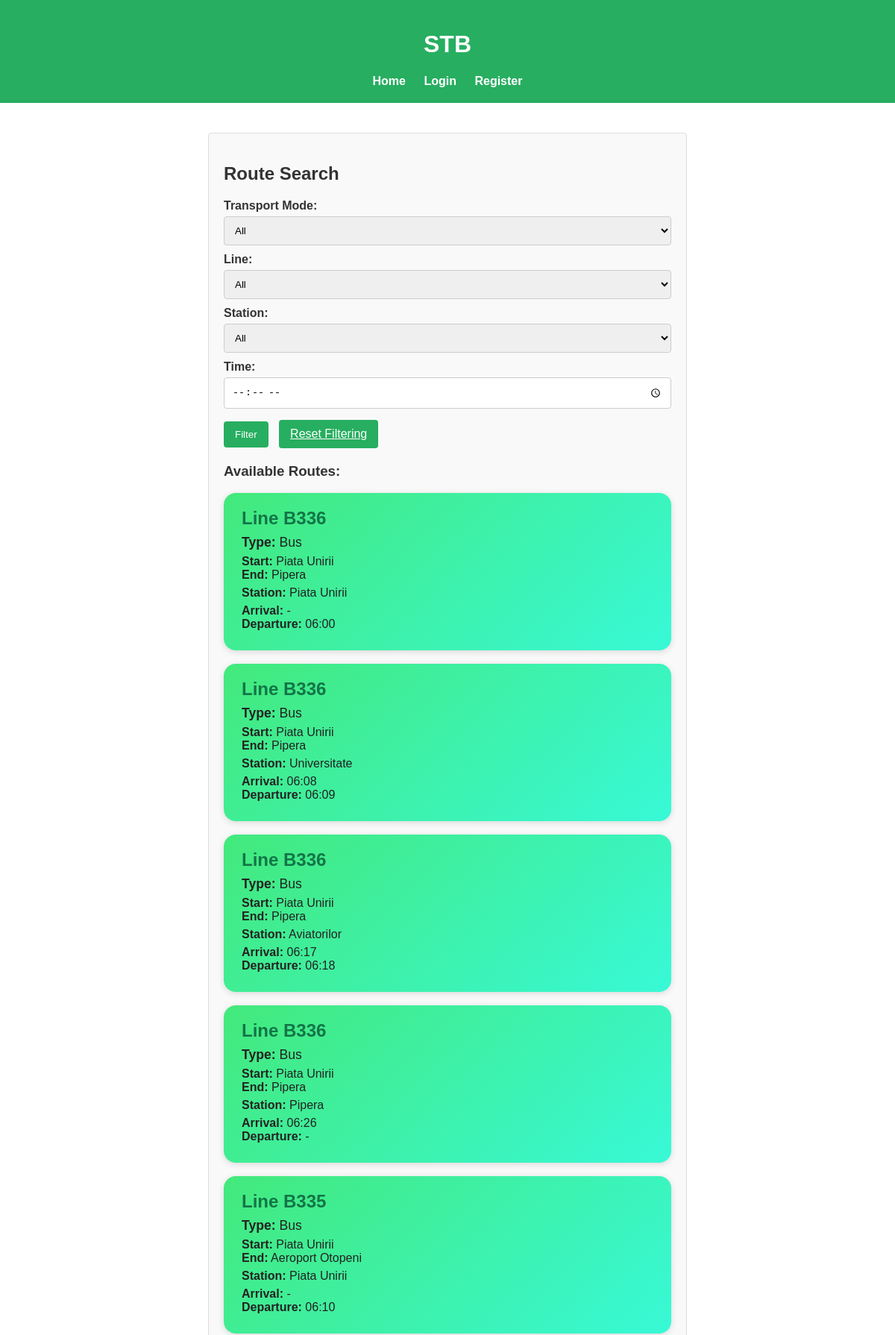
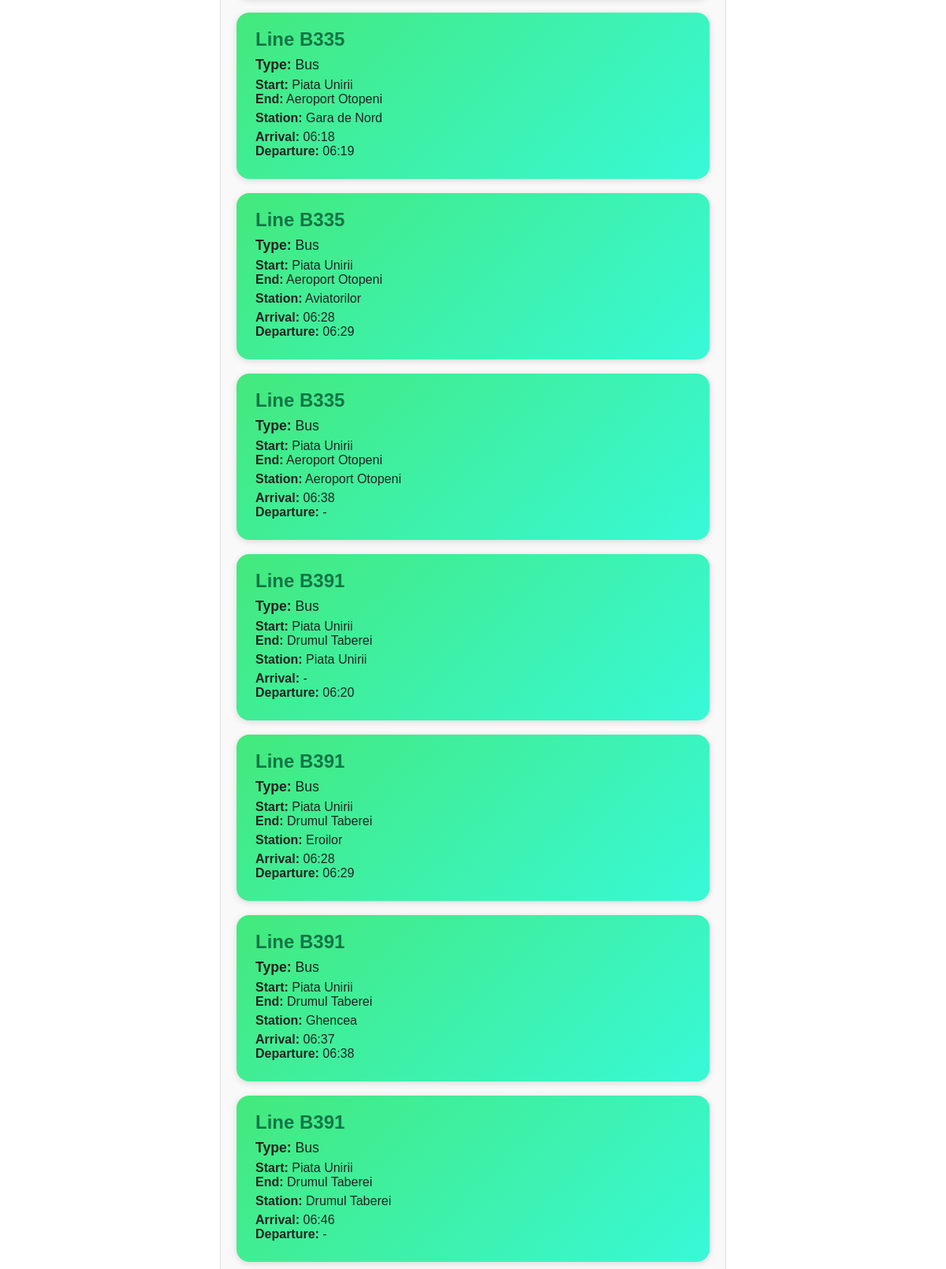
The page /route_search (upper part) on the database its author committed (2 pictures, top to bottom).
### tables this page shows
CREATE TABLE route_stations (
  route_id       VARCHAR(10)  REFERENCES routes(route_id),
  station_order  INT          NOT NULL,
  station_name   VARCHAR(50)  NOT NULL,
  arrival_time   TIME,
  departure_time TIME,
  PRIMARY KEY (route_id, station_order)
);

CREATE TABLE routes (
  route_id       VARCHAR(10)  PRIMARY KEY,
  transport_type VARCHAR(10)  NOT NULL,
  start_station  VARCHAR(50)  NOT NULL,
  end_station    VARCHAR(50)  NOT NULL
);

### app.py (the view)
@app.route('/route_search', methods=['GET', 'POST'])
def route_search():
    with db.engine.connect() as conn:
        routes = conn.execute(text("SELECT * FROM routes")).fetchall()
        stations = conn.execute(text("SELECT DISTINCT station_name FROM route_stations")).fetchall()
        transport_types = conn.execute(text("SELECT DISTINCT transport_type FROM routes")).fetchall()
        route_ids = conn.execute(text("SELECT DISTINCT route_id FROM routes")).fetchall()
        selected_mode = request.args.get('mode')
        selected_station = request.args.get('station')
        selected_time = request.args.get('time')
        query = "SELECT r.*, rs.station_name, rs.arrival_time, rs.departure_time FROM routes r JOIN route_stations rs ON r.route_id = rs.route_id WHERE 1=1"
        params = {}
        if selected_mode:
            query += " AND r.transport_type = :mode"
            params['mode'] = selected_mode
        if selected_station:
            query += " AND rs.station_name = :station"
            params['station'] = selected_station
        if selected_time:
            query += " AND (rs.arrival_time = :time OR rs.departure_time = :time)"
            params['time'] = selected_time
        filtered_routes = conn.execute(text(query), params).fetchall()
    return render_template(
        'route_search.html',
        routes=filtered_routes,
        all_lines=[row[0] for row in route_ids],
        all_modes=[row[0] for row in transport_types],
        all_stations=[row[0] for row in stations],
        selected_mode=selected_mode,
        selected_station=selected_station,
        selected_time=selected_time
    )

### templates/route_search.html (shortened to what this page needs)
{% extends "base.html" %}
{% block content %}
  <h2>Route Search</h2>
  <form method="get" action="{{ url_for('route_search') }}" style="margin-bottom:20px;">
    <label for="mode">Transport Mode:</label>
    <select name="mode" id="mode">
      <option value="">All</option>
    </select>
    <label for="line">Line:</label>
    <select name="line" id="line">
      <option value="">All</option>
    </select>
    <label for="station">Station:</label>
    <select name="station" id="station">
      <option value="">All</option>
    </select>
    <label for="time">Time:</label>
    <input type="time" name="time" id="time" value="{{ selected_time or '' }}">
    <button type="submit" class="btn">Filter</button>
    <a href="{{ url_for('route_search') }}" class="btn" style="margin-left:10px;">Reset Filtering</a>
  </form>
  <h3>Available Routes:</h3>
<div style="display:flex; flex-direction:column; gap:18px;">
  {% for route in routes %}
    <div style="background:linear-gradient(135deg, #43e97b 0%, #38f9d7 100%); border-radius:16px; color:#222; box-shadow:0 2px 8px #0002; min-width:240px; max-width:700px; margin-bottom:0; padding:20px 24px; display:flex; flex-direction:row; align-items:center; justify-content:space-between;">
      <div>
        <div style="font-size:1.5em; font-weight:bold; color:#137547; margin-bottom:8px;">
          Line {{ route.route_id }}
        </div>
        <div style="font-size:1.1em; margin-bottom:6px;">
          <b>Type:</b> {{ route.transport_type|capitalize }}
        </div>
        <div style="margin-bottom:6px;">
          <b>Start:</b> {{ route.start_station }}<br>
          <b>End:</b> {{ route.end_station }}
        </div>
        <div style="margin-bottom:6px;">
          <b>Station:</b> {{ route.station_name }}
        </div>
        <div style="margin-bottom:6px;">
          <b>Arrival:</b> {{ route.arrival_time or '-' }}<br>
          <b>Departure:</b> {{ route.departure_time or '-' }}
        </div>
      </div>
    </div>
  {% endfor %}
</div>
{% endblock %}

### static/css/style.css (style rules this page uses)
body { font-family: Arial, sans-serif; background-color: #ffffff; color: #333; margin: 0; padding: 0; }
form label { display: block; margin-top: 10px; font-weight: bold; }
input, textarea, select { width: 100%; padding: 10px; margin-top: 5px; border: 1px solid #ccc; border-radius: 4px; box-sizing: border-box; }
.btn { display: inline-block; padding: 10px 15px; margin-top: 15px; background-color: #27ae60; color: #fff; border: none; border-radius: 4px; cursor: pointer; }

### rows shown on the page
route_stations: route_id "B336", transport_type "Bus", start_station "Piata Unirii", end_station "Pipera", station_name "Piata Unirii", arrival_time "-", departure_time "06:00"
route_stations: route_id "B336", transport_type "Bus", start_station "Piata Unirii", end_station "Pipera", station_name "Universitate", arrival_time "06:08", departure_time "06:09"
route_stations: route_id "B336", transport_type "Bus", start_station "Piata Unirii", end_station "Pipera", station_name "Aviatorilor", arrival_time "06:17", departure_time "06:18"
route_stations: route_id "B336", transport_type "Bus", start_station "Piata Unirii", end_station "Pipera", station_name "Pipera", arrival_time "06:26", departure_time "-"
route_stations: route_id "B335", transport_type "Bus", start_station "Piata Unirii", end_station "Aeroport Otopeni", station_name "Piata Unirii", arrival_time "-", departure_time "06:10"
route_stations: route_id "B335", transport_type "Bus", start_station "Piata Unirii", end_station "Aeroport Otopeni", station_name "Gara de Nord", arrival_time "06:18", departure_time "06:19"
route_stations: route_id "B335", transport_type "Bus", start_station "Piata Unirii", end_station "Aeroport Otopeni", station_name "Aviatorilor", arrival_time "06:28", departure_time "06:29"
route_stations: route_id "B335", transport_type "Bus", start_station "Piata Unirii", end_station "Aeroport Otopeni", station_name "Aeroport Otopeni", arrival_time "06:38", departure_time "-"
route_stations: route_id "B391", transport_type "Bus", start_station "Piata Unirii", end_station "Drumul Taberei", station_name "Piata Unirii", arrival_time "-", departure_time "06:20"
route_stations: route_id "B391", transport_type "Bus", start_station "Piata Unirii", end_station "Drumul Taberei", station_name "Eroilor", arrival_time "06:28", departure_time "06:29"
route_stations: route_id "B391", transport_type "Bus", start_station "Piata Unirii", end_station "Drumul Taberei", station_name "Ghencea", arrival_time "06:37", departure_time "06:38"
route_stations: route_id "B391", transport_type "Bus", start_station "Piata Unirii", end_station "Drumul Taberei", station_name "Drumul Taberei", arrival_time "06:46", departure_time "-"
